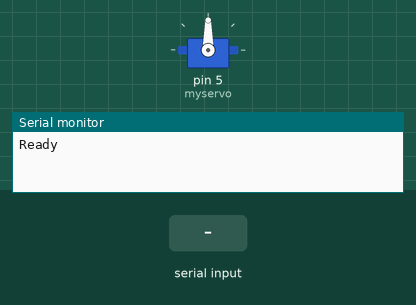
Recording of a sketch running on a simulated Arduino Uno, built with avr-gcc and run on an emulated ATmega328P. Shown: servo, the last lines printed to the serial monitor. The test bench sets the inputs (shaded band).

Above: at 1.2 s.
1.3 s: "30,150\n" received over Serial
At 2.2 s:
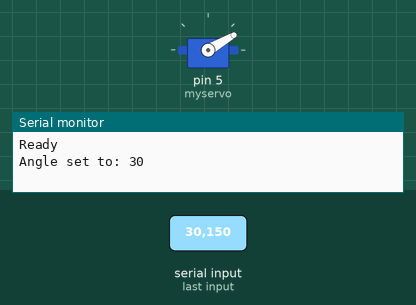
2.8 s: "5\n" received over Serial
At 3.3 s:
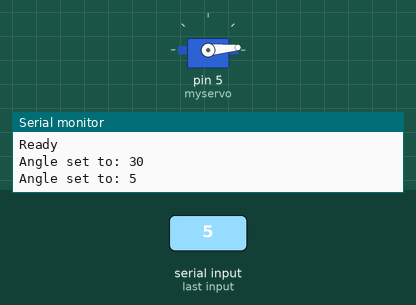
4.3 s: "200\n" received over Serial
At 5.5 s:
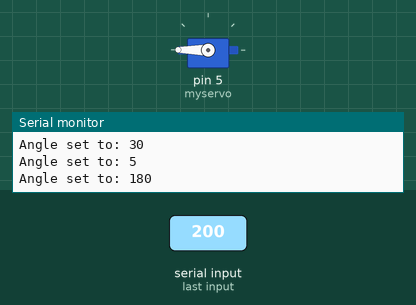
5.8 s: "90,45\n" received over Serial
At 6.8 s:
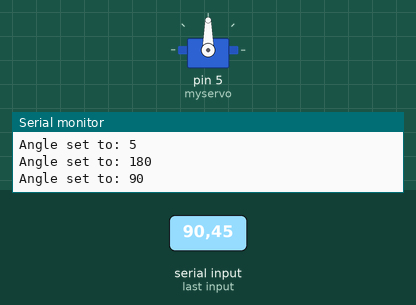
Timing chart, 0 to 8.3 s (numbered marks = the images above; inputs shaded):
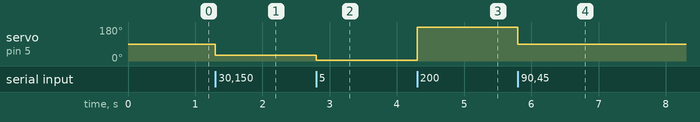

Measured:
- after the input at 1.3 s, servo on pin 5 (myservo): 90° → 30° at once
- after the input at 2.8 s, servo on pin 5 (myservo): 30° → 5° at once
- after the input at 4.3 s, servo on pin 5 (myservo): 5° → 180° at once
- after the input at 5.8 s, servo on pin 5 (myservo): 180° → 90° at once

The sketch:

usb_servo_control.ino
```cpp
#include <Servo.h>

Servo myservo;
String inputString = "";
bool stringComplete = false;

void setup() {
  Serial.begin(115200);          // ESP8266とPCの通信
  myservo.attach(5);             // GPIO5 にサーボ信号を接続
  inputString.reserve(10);       // メモリ予約
  Serial.println("Ready");
}

void loop() {
  // 文字列受信済みなら処理
  if (stringComplete) {
    int angle = inputString.toInt();
    angle = constrain(angle, 0, 180);  // 範囲制限
    myservo.write(angle);
    Serial.print("Angle set to: ");
    Serial.println(angle);
    inputString = "";
    stringComplete = false;
  }
}

// 1文字ずつ読み込み
void serialEvent() {
  while (Serial.available()) {
    char inChar = (char)Serial.read();
    if (inChar == '\n') {
      stringComplete = true;
    } else {
      inputString += inChar;
    }
  }
}
```
